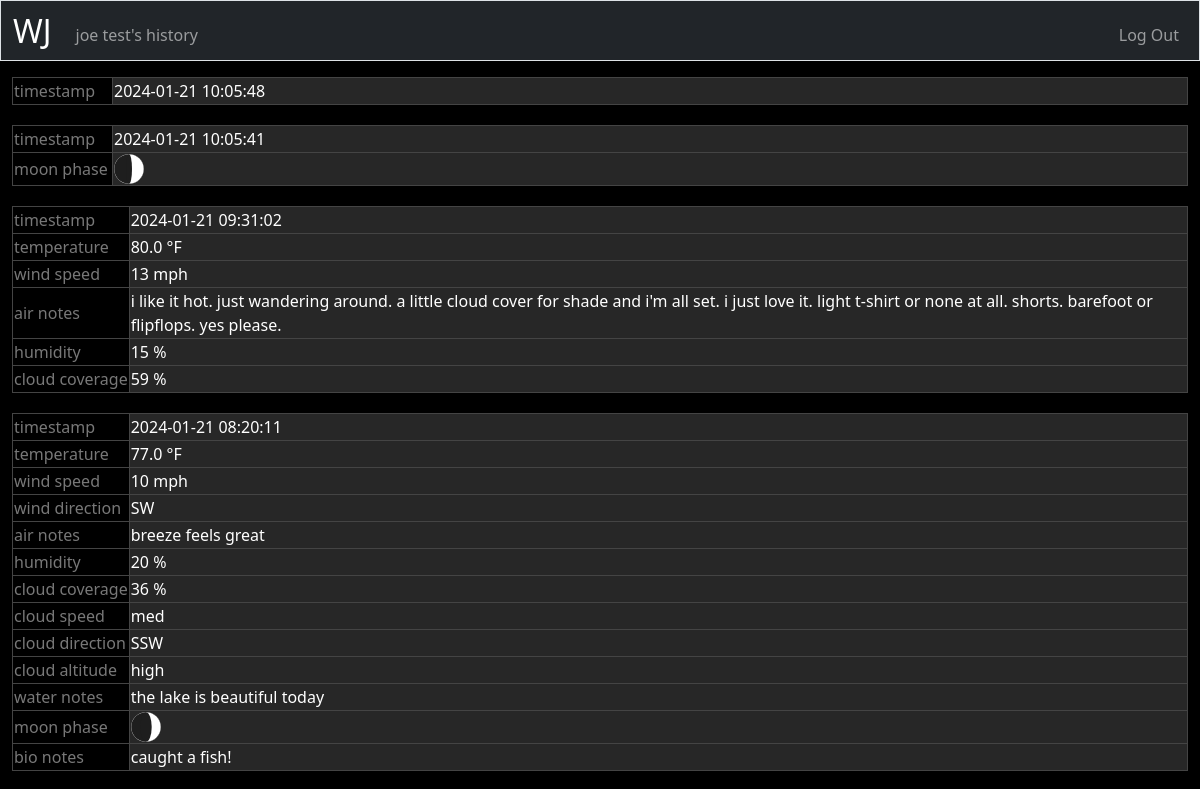
Page /history (signed in, upper part) on the earlier database version.
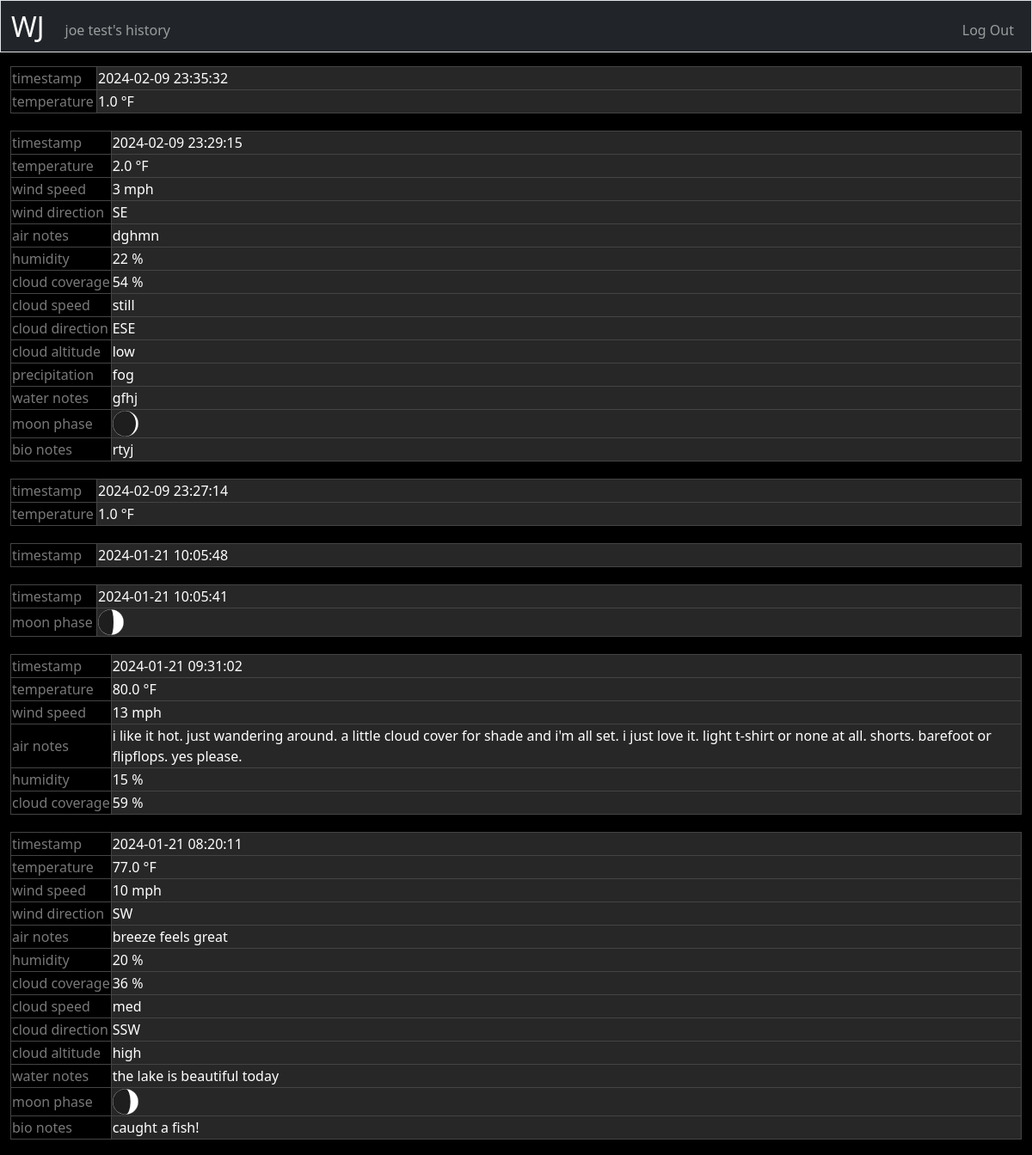
Same page on the later database version.
### tables this page shows
CREATE TABLE users (
    id INTEGER PRIMARY KEY,
    username TEXT NOT NULL, 
    hash TEXT NOT NULL
);

CREATE TABLE weather_entries (
    id INTEGER PRIMARY KEY,
    user_id INTEGER NOT NULL,
    temp REAL,
    wind_speed INTEGER,
    wind_direction TEXT CHECK(wind_direction IN ('E', 'ESE', 'SE', 'SSE', 'S', 'SSW', 'SW', 'WSW', 'W', 'WNW', 'NW', 'NNW', 'N', 'NNE', 'NE', 'ENE')),
    air_notes TEXT,
    humidity INTEGER CHECK(humidity >= 0 AND humidity <= 100),
    cloud_coverage INTEGER CHECK(cloud_coverage >= 0 AND cloud_coverage <= 100),
    cloud_speed TEXT CHECK(cloud_speed IN ('still', 'slow', 'med', 'fast')),
    cloud_direction TEXT CHECK(cloud_direction IN ('E', 'ESE', 'SE', 'SSE', 'S', 'SSW', 'SW', 'WSW', 'W', 'WNW', 'NW', 'NNW', 'N', 'NNE', 'NE', 'ENE')), 
    cloud_altitude TEXT CHECK(cloud_altitude IN ('high', 'med', 'low')),
    precipitation TEXT CHECK(precipitation IN ('fog', 'rain (barely)', 'rain (light)', 'rain (moderate)', 'rain (heavy)', 'sleet', 'hail', 'snow (light)', 'snow (moderate)', 'snow (heavy)')),
    water_notes TEXT,
       moon_phase INTEGER CHECK(moon_phase >= 1 AND moon_phase <= 28),
    bio_notes TEXT,
    log_time DATETIME DEFAULT CURRENT_TIMESTAMP,
    FOREIGN KEY(user_id) REFERENCES users(id)
);

### app.py (the view)
@app.route("/history", methods=["GET", "POST"])
@login_required
def history():
    if request.method == "POST":
        return redirect("/history")
    else:
        entries = db.execute("SELECT * FROM weather_entries WHERE user_id = ? ORDER BY log_time DESC", session["user_id"])
        for entry in entries:
            log_time_gmt = datetime.fromisoformat(entry["log_time"])
            log_time_gmt = pytz.timezone('GMT').localize(log_time_gmt)
            log_time_est = log_time_gmt.astimezone(pytz.timezone('America/New_York'))
            entry["log_time"] = log_time_est.strftime('%Y-%m-%d %H:%M:%S')
    return render_template("history.html", entries=entries)

### app.py (called while the page is built)
@app.after_request
def after_request(response):
    response.headers["Cache-Control"] = "no-cache, no-store, must-revalidate"
    response.headers["Expires"] = 0
    response.headers["Pragma"] = "no-cache"
    return response

@app.context_processor # displays user name below the navbar on every page
def inject_user_details():
    if "user_id" in session:
        username = db.execute("SELECT username FROM users WHERE id = ?", session["user_id"])[0]['username']
        return dict(username=username)
    else:
        return dict(username=None)

### helpers.py (called while the page is built)
def login_required(f):
    @wraps(f)
    def decorated_function(*args, **kwargs):
        if session.get("user_id") is None:
            return redirect("/login")
        return f(*args, **kwargs)
    return decorated_function

### templates/history.html (shortened to what this page needs)
{% extends "layout.html" %}
{% block main %}
    {% for entry in entries %}
    <table class="entry-table">
        <tr>
            <td>timestamp</td>
            <td>{{ entry.log_time }}</td>
        </tr>
        {% if entry.temp %}
        <tr>
            <td>temperature</td>
            <td>{{ entry.temp }} °F</td>
        </tr>
        {% endif %}
        {% if entry.wind_speed %}
        <tr>
            <td>wind speed</td>
            <td>{{ entry.wind_speed }} mph</td>
        </tr>
        {% endif %}
        {% if entry.wind_direction %}
        <tr>
            <td>wind direction</td>
            <td>{{ entry.wind_direction }}</td>
        </tr>
        {% endif %}
        {% if entry.air_notes %}
        <tr  class="notes-row">
            <td>air notes</td>
            <td>{{ entry.air_notes }}</td>
        </tr>
        {% endif %}
        {% if entry.humidity %}
        <tr>
            <td>humidity</td>
            <td>{{ entry.humidity }} %</td>
        </tr>
        {% endif %}
        {% if entry.cloud_coverage %}
        <tr>
            <td>cloud coverage</td>
            <td>{{ entry.cloud_coverage }} %</td>
        </tr>
        {% endif %}
        {% if entry.cloud_speed %}
        <tr>
            <td>cloud speed</td>
            <td>{{ entry.cloud_speed }}</td>
        </tr>
        {% endif %}
        {% if entry.cloud_direction %}
        <tr>
            <td>cloud direction</td>
            <td>{{ entry.cloud_direction }}</td>
        </tr>
        {% endif %}
        {% if entry.cloud_altitude %}
        <tr>
            <td>cloud altitude</td>
            <td>{{ entry.cloud_altitude }}</td>
        </tr>
        {% endif %}
        {% if entry.precipitation %}
        <tr>
            <td>precipitation</td>
            <td>{{ entry.precipitation }}</td>
        </tr>
        {% endif %}
        {% if entry.water_notes %}
        <tr class="notes-row">
            <td>water notes</td>
            <td>{{ entry.water_notes }}</td>
        </tr>
        {% endif %}
        {% if entry.moon_phase %}
            <tr>
                <td>moon phase</td>
                <td><img src="{{ 'static/moon_images/' + (entry.moon_phase|string) + '.svg' }}" style="width:30px; height:30px;" alt="{{ entry.moon_phase }}"></td>
            </tr>
        {% endif %}
        {% if entry.bio_notes %}
        <tr class="notes-row">
            <td>bio notes</td>
            <td>{{ entry.bio_notes }}</td>
        </tr>
        {% endif %}
    </table>
    {% endfor %}
{% endblock %}

### templates/layout.html (shortened to what this page needs)
<!DOCTYPE html>
<html lang="en">
    <head>
        <link href="https://cdn.jsdelivr.net/npm/bootstrap@5.3.2/dist/css/bootstrap.min.css" rel="stylesheet">
        <link href="/static/styles.css" rel="stylesheet">
    </head>
    <body>
        <nav class="bg-dark border navbar navbar-expand-md navbar-dark">
            <div class="container-fluid">
                <a class="navbar-brand" href="/">WJ</a>
                <div class="collapse navbar-collapse" id="navbar">
                    {% if session["user_id"] %}
                        <ul class="navbar-nav me-auto mt-2">
                            <li class="nav-item"><a class="nav-link" href="/history">{{ username }}'s history</a></li>
                        </ul>
                        <ul class="navbar-nav ms-auto mt-2">
                            <li class="nav-item"><a class="nav-link" href="/logout">Log Out</a></li>
                        </ul>
                    {% else %}
                        <ul class="navbar-nav ms-auto mt-2">
                            <li class="nav-item"><a class="nav-link" href="/register">Register</a></li>
                            <li class="nav-item"><a class="nav-link" href="/login">Log In</a></li>
                        </ul>
                    {% endif %}
                </div>
            </div>
        </nav>
        <main class="container-fluid py-3 text-center">
            {% block main %}{% endblock %}
        </main>
    </body>
</html>

### static/styles.css (style rules this page uses)
.navbar-nav .nav-link { padding-top: 0px; padding-bottom: 0px; }
.navbar-brand { padding-top: 0px; padding-bottom: 0px; line-height: normal; font-size: xx-large; }
body { background-color: #000000; color: #ffffff; }
table { width: 100%; border-collapse: collapse; color: #ffffff; margin-bottom: 20px; }
.entry-table td { border: 1px solid #444444 !important; color: #787878 !important; text-align: left; }
.entry-table td:first-child { white-space: nowrap; width: 1%; min-width: 100px; }
.entry-table td:nth-child(2) { background-color: #272727; color: white !important; }
tr.notes-row { height: auto; }

Differences in the rows shown:
added weather_entries: log_time "2024-02-09 23:35:32", temp "1.0"
added weather_entries: log_time "2024-02-09 23:29:15", temp "2.0", wind_speed "3", wind_direction "SE", air_notes "dghmn", humidity "22", cloud_coverage "54", cloud_speed "still", cloud_direction "ESE", cloud_altitude "low", precipitation "fog", water_notes "gfhj", shows a picture, bio_notes "rtyj"
added weather_entries: log_time "2024-02-09 23:27:14", temp "1.0"
